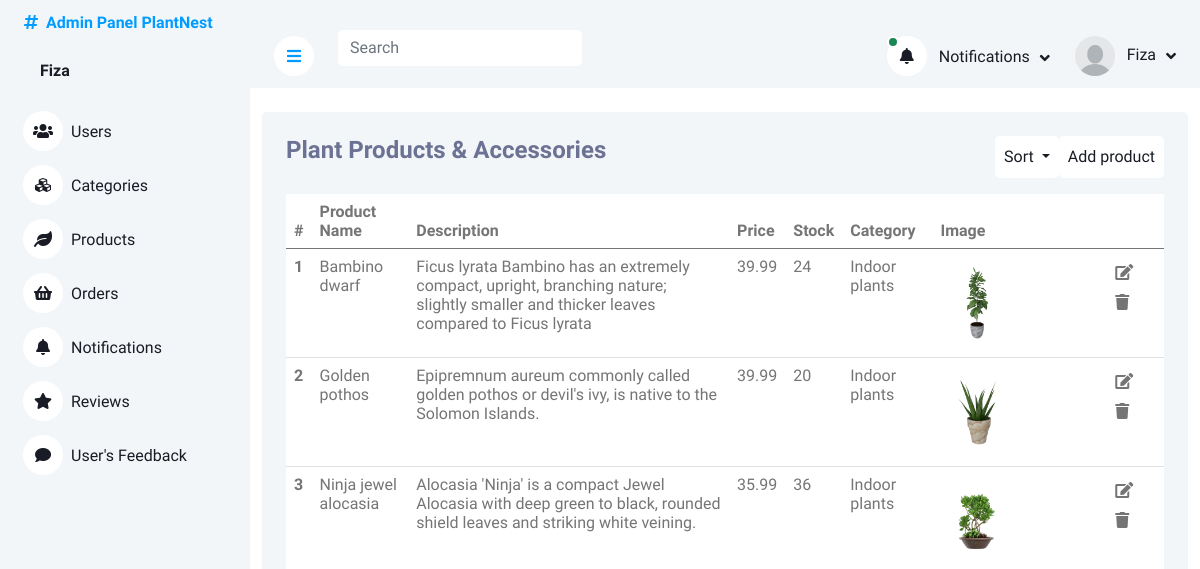
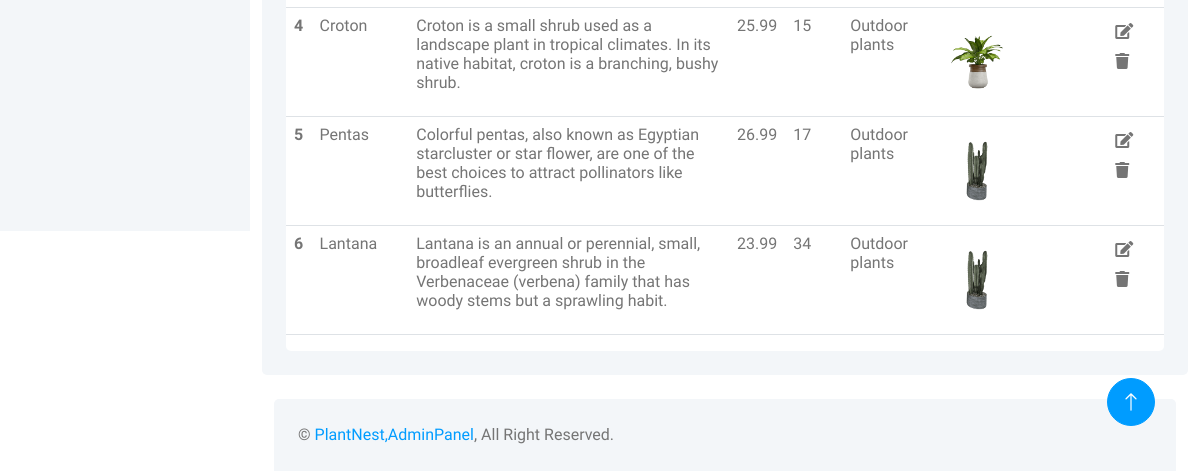
The page /adminPanel/products.php (signed in) on the database as committed earlier (2 pictures, top to bottom).
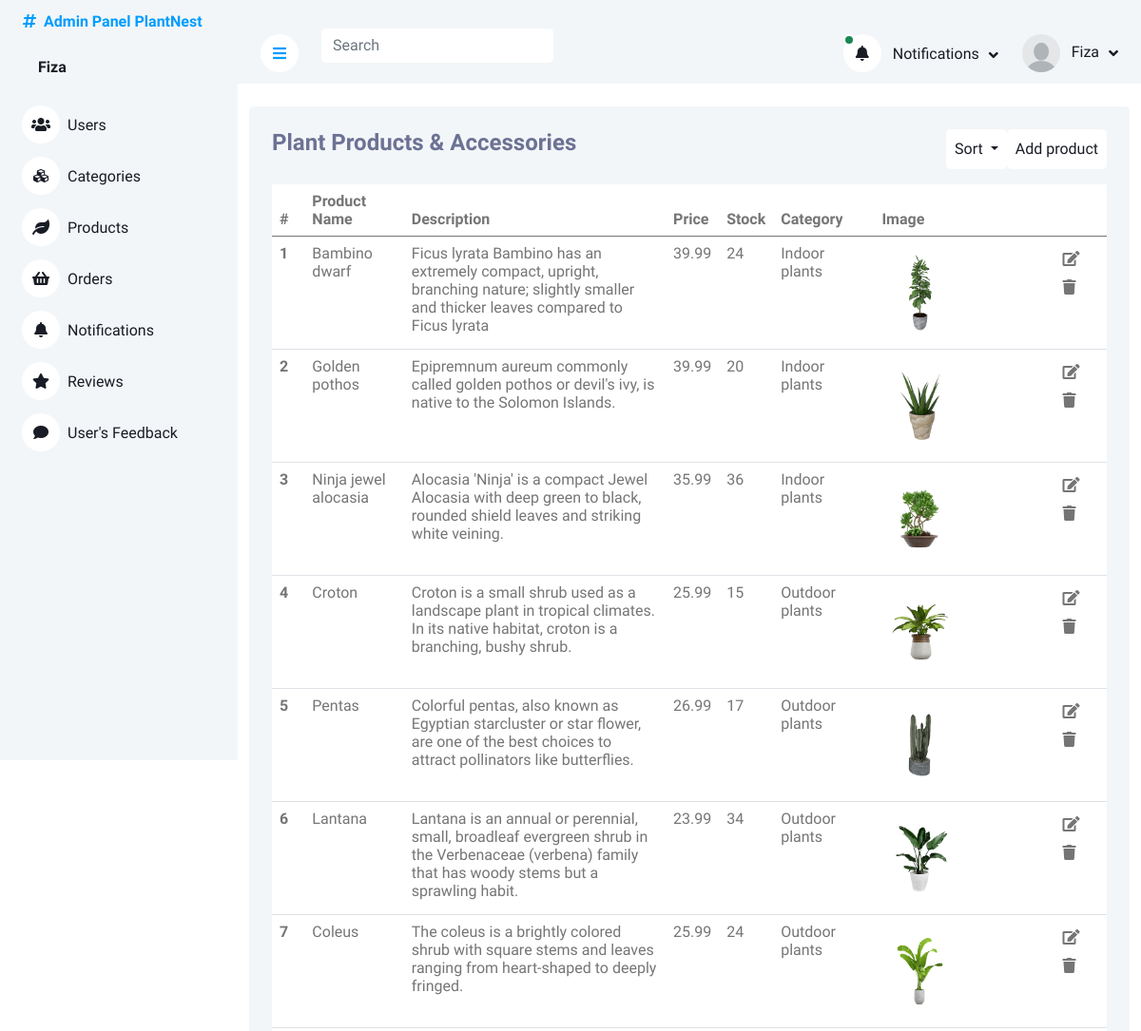
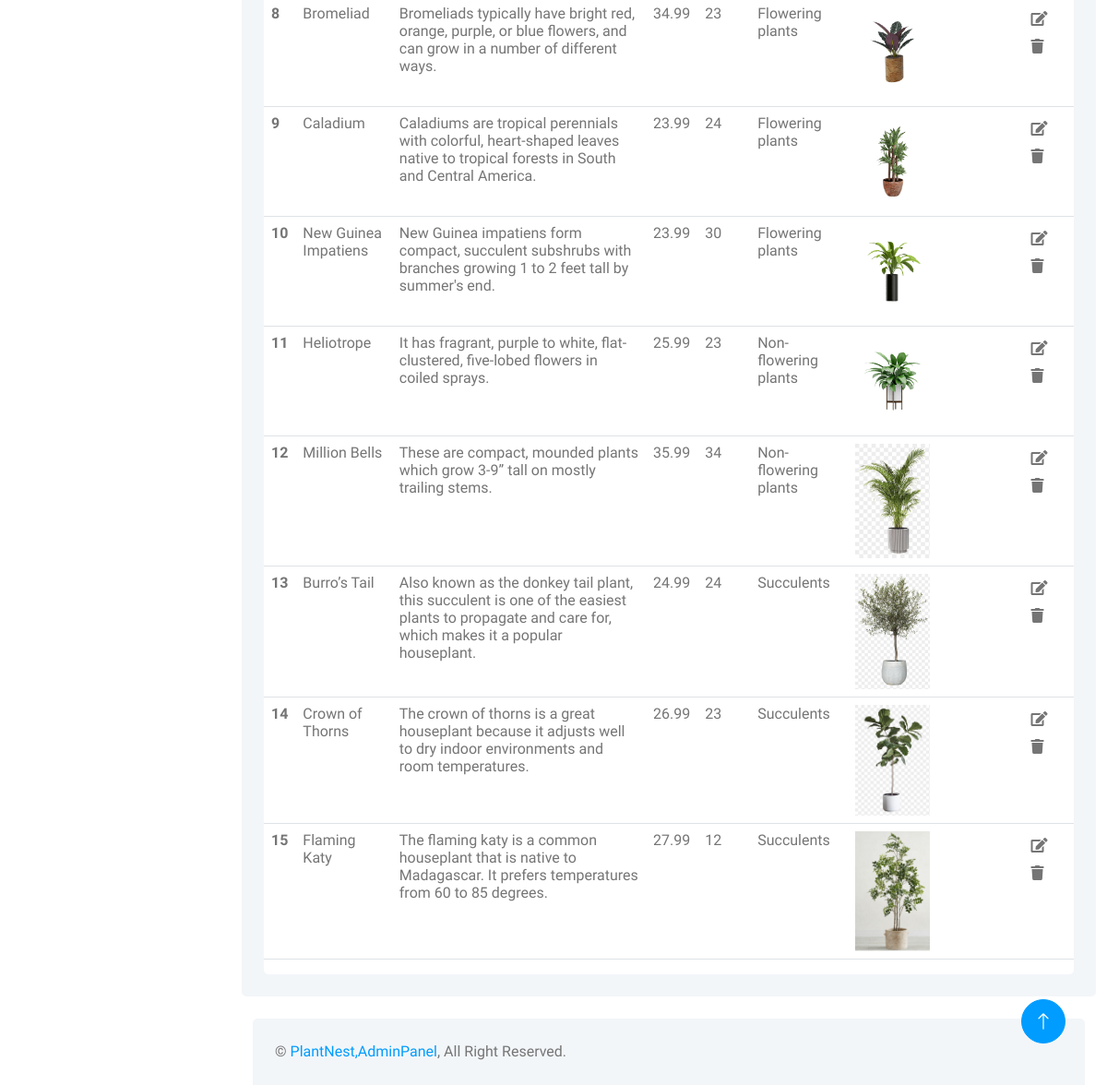
The same page on the database as committed later (2 pictures, top to bottom).
### tables this page shows
CREATE TABLE `products` (
  `productID` int(11) NOT NULL,
  `productName` varchar(225) DEFAULT NULL,
  `productDescription` varchar(225) DEFAULT NULL,
  `productPrice` varchar(225) DEFAULT NULL,
  `productImage` varchar(225) DEFAULT NULL,
  `productStock` varchar(255) NOT NULL,
  `categoryID` int(11) DEFAULT NULL
);

CREATE TABLE `categories` (
  `categoryID` int(11) NOT NULL,
  `categoryName` varchar(225) DEFAULT NULL,
  `categoryImage` varchar(225) DEFAULT NULL
);

### adminPanel/products.php (the view, shortened to what this page needs)
<?php
include_once('header_admin.php');
?>
<div class="container pt-4">
    <div class="bg-light rounded p-4">
        <div class="row">
            <div class="col-12">
                <div class="bg-white rounded h-100 ">
                    <div class="d-flex bg-light justify-content-between">
                        <h4>Plant Products & Accessories</h4>
                        <div class="d-flex">
                                  <div class="dropdown d-flex align-self-center ">
                                    <form method="post">
                                    <button class="btn bg-white text-dark dropdown-toggle p-2" type="button"
                                        id="dropdownMenuButton1"  data-bs-toggle="dropdown" aria-expanded="false">
                                        Sort
                                    </button>
                                </form>
                                </div>
                                 <div>
                                    <button type="button" class="btn text-dark  bg-white  insert p-2" data-bs-toggle="modal"
                                data-bs-target="#insert-product-modal">Add product
                            </button>
                            </div>
                        </div>
                    </div>
                    <div class="table-responsive bg- ">
                        <table class="table">
                            <thead>
                                <tr>
                                    <th scope="col">#</th>
                                    <th scope="col">Product Name</th>
                                    <th scope="col">Description</th>
                                    <th scope="col">Price </th>
                                    <th scope="col">Stock </th>
                                    <th scope="col">Category </th>
                                    <th scope="col">Image </th>
                                    <th scope="col"> </th>
                                </tr>
                            </thead>
                            <tbody>
                                <?php
     if(isset($_POST['sort-product-by-name'])){
        $query = $pdo->query("SELECT * FROM products INNER JOIN categories ON products.categoryID = categories.categoryID ORDER BY products.productName ");
        $result = $query->fetchAll(PDO::FETCH_ASSOC);
     }else if(isset($_POST['sort-product-by-price'])){
        $query = $pdo->query("SELECT * FROM products INNER JOIN categories ON products.categoryID = categories.categoryID ORDER BY products.productPrice ");
        $result = $query->fetchAll(PDO::FETCH_ASSOC);
     }else if(isset($_POST['sort-product-by-category'])){
        $query = $pdo->query("SELECT * FROM products INNER JOIN categories ON products.categoryID = categories.categoryID ORDER BY categories.categoryName ");
        $result = $query->fetchAll(PDO::FETCH_ASSOC);
     }else{
                                $query = $pdo->query("SELECT * FROM `products` INNER JOIN categories ON products.categoryID = categories.categoryID");
                                $result = $query->fetchAll(PDO::FETCH_ASSOC);
     }
                                foreach ($result as $row) {
                                ?>
                                <tr class="tr-row">
                                    <th scope="row">
                                        <?php echo $row['productID'] ?>
                                    </th>
                                    <td>
                                        <?php echo $row['productName'] ?>
                                    </td>
                                    <td>
                                        <?php echo $row['productDescription'] ?>
                                    </td>
                                    <td>
                                        <?php echo $row['productPrice'] ?>
                                    </td>
                                    <td>
                                        <?php echo $row['productStock'] ?>
                                    </td>
                                    <td>
                                        <?php echo $row['categoryName'] ?>
                                    </td>
                                    <td>
                                        <img src="images/products/<?php echo $row['productImage'] ?>" width="50%" alt="">
                                    </td>
                                    <td class="">
                                        <button class="btn btn-white edit-btn " data-bs-toggle="modal"
                                            data-bs-target="#update-product-modal<?php echo $row['productID']  ?>">
                                            <i class="fa fa-edit"></i>
                                        </button>
                                        <button class="btn btn-white" data-bs-toggle="modal"
                                            data-bs-target="#delete-product-modal<?php echo $row['productID']  ?>">
                                            <i class="fa fa-trash"></i>
                                        </button>
                                    </td>
                                </tr>
                                <?php
                                };
                                ?>
                            </tbody>
                        </table>
                    </div>
                </div>
            </div>
        </div>
    </div>
</div>
<?php
include('footer.php');
?>

### adminPanel/header_admin.php (shortened to what this page needs)
<?php
include("php/query.php");
?>
<!DOCTYPE html>
<html lang="en">
<head>
    <link href="https://cdnjs.cloudflare.com/ajax/libs/font-awesome/5.10.0/css/all.min.css" rel="stylesheet">
    <link href="https://cdn.jsdelivr.net/npm/bootstrap-icons@1.4.1/font/bootstrap-icons.css" rel="stylesheet">
    <link href="lib/owlcarousel/assets/owl.carousel.min.css" rel="stylesheet">
    <link href="lib/tempusdominus/css/tempusdominus-bootstrap-4.min.css" rel="stylesheet" />
    <link href="css/bootstrap.min.css" rel="stylesheet">
    <link href="css/style.css" rel="stylesheet">
</head>
<body>
    <div class="container-xxl position-relative bg-white d-flex p-0">
        <div class="sidebar pe-4 pb-3">
            <nav class="navbar bg-light navbar-light">
                <a href="index.html" class="navbar-brand mx-4 mb-3">
                    <div>
                    <h6 class="text-primary"><i class="fa fa-hashtag me-2"></i>Admin Panel PlantNest</h6>
                    </div>
                </a>
                <div class="d-flex align-items-center ms-4 mb-4">
                    <div class="ms-3">
                    <?php
                                 if(isset($_SESSION['Admin'])){
                                    $admin = $_SESSION['Admin'];
                                 foreach($admin as $value){
                                    $U_ID =   $value['adminID'];
                                  $query = $pdo->prepare("SELECT * FROM admins WHERE adminID = :iD ");
                                  $query->bindParam(':iD',  $U_ID);
                                  $query->execute();
                                  $result = $query->fetch(PDO::FETCH_ASSOC);
                        ?>
                         <h6 class="mb-0">
                             <span><?php echo ucfirst($result['adminName'])?></span>
                            </h6>
</span>    <?php
                      };
                    }
                        ?>
                    </div>
                </div>
                <div class="navbar-nav w-100">
                    <a href="index.php" class="nav-item nav-link "><i class="fa fa-users me-2"></i>Users</a>
                    <a href="category.php" class="nav-item nav-link"><i class="fa fa-cubes me-2"></i>Categories</a>
                    <a href="products.php" class="nav-item nav-link"><i class="fa fa-leaf me-2"></i>Products</a>
                    <a href="orders.php" class="nav-item nav-link"><i class="fa fa-shopping-basket me-2"></i>Orders</a>
                    <a href="notifications.php" class="nav-item nav-link"><i class="fa fa-bell me-2"></i>Notifications</a>
                    <a href="reviews.php" class="nav-item nav-link"><i class="fa fa-star me-2"></i>Reviews</a>
                    <a href="reviews.php" class="nav-item nav-link"><i class="fa fa-comment me-2"></i>User's Feedback</a>
                </div>
            </nav>
        </div>
        <div class="content">
            <nav class="navbar navbar-expand bg-light navbar-light sticky-top px-4 py-0">
                <a href="#" class="sidebar-toggler flex-shrink-0">
                    <i class="fa fa-bars"></i>
                </a>
                <form class=" d-none d-md-flex ms-4">
                    <input id="taskFilter" name="search-query" class="taskFilter form-control border-0" type="search"
                        placeholder="Search">
                </form>
                <div class="navbar-nav align-items-center ms-auto">
                    <div class="nav-item dropdown">
                        <?php
                            $query = $pdo->query("SELECT * from orders where orderStatus	 = 'pending'  LIMIT 2");
                        $result = $query->fetchAll(PDO::FETCH_ASSOC);
                        if (empty($result)) {
                            ?>
                            <a href="#" class="nav-link dropdown-toggle " data-bs-toggle="dropdown">
                                <i class="fa fa-bell me-lg-2">
                                </i>
                                <span class="d-none d-lg-inline-flex">Notifications</span>
                            </a>
                            <?php
                        } else {
                            ?>
                            <a href="#" class="nav-link dropdown-toggle " data-bs-toggle="dropdown">
                                <i class="fa fa-bell me-lg-2 position-relative">
                                    <div
                                        class="bg-success rounded-circle border border-2 border-white position-absolute top-0 start-0 p-1">
                                    </div>
                                </i>
                                <span class="d-none d-lg-inline-flex">Notifications</span>
                            </a>
                            <?php
                        } ?>
                    </div>
                    <div class="nav-item dropdown">
                        <a href="#" class="nav-link dropdown-toggle" data-bs-toggle="dropdown">
                        <?php
                                 if(isset($_SESSION['Admin'])){
                                    $admin = $_SESSION['Admin'];
                                 foreach($admin as $value){
                                    $U_ID =   $value['adminID'];
                                  $query = $pdo->prepare("SELECT * FROM admins WHERE adminID = :iD ");
                                  $query->bindParam(':iD',  $U_ID);
                                  $query->execute();
                                  $result = $query->fetch(PDO::FETCH_ASSOC);
                              if($result['adminImage']){
                        ?>
                        <img class="rounded-circle me-lg-2" src="img/<?php echo $result['adminImage'] ?>" alt="" style="width: 40px; height: 40px;">
                            <?php
                              }else if(empty($result['adminImage'])){
                                ?>
                        <img class="rounded-circle me-lg-2" src="img/user.jpg" alt="" style="width: 40px; height: 40px;">
                                <?php
                              }
                            ?>
                                <span class="d-none d-lg-inline-flex">
                                    <?php echo ucfirst($result['adminName']) ?>
                                </span>
                                <?php
                            }
                        }
                            ?>
                        </a>
                    </div>
                </div>
            </nav>

### adminPanel/footer.php (shortened to what this page needs)
            <div class="container-fluid pt-4 px-4">
                <div class="bg-light rounded-top p-4">
                    <div class="row">
                        <div class="col-12 col-sm-6 text-center text-sm-start">
                            &copy; <a href="#">PlantNest,AdminPanel</a>, All Right Reserved.
                        </div>
                    </div>
                </div>
            </div>
        </div>
        <a href="#" class="btn btn-lg btn-primary btn-lg-square back-to-top"><i class="bi bi-arrow-up"></i></a>
    </div>
</body>
</html>

### adminPanel/css/style.css (style rules this page uses)
:root { --primary: #009CFF; --light: #F3F6F9; --dark: #191C24; }
.back-to-top { position: fixed; display: none; right: 45px; bottom: 45px; z-index: 99; }
.btn { transition: .5s; }
.btn.btn-primary { color: #FFFFFF; }
.btn-lg-square { width: 48px; height: 48px; }
.btn-square, .btn-sm-square, .btn-lg-square { padding: 0; display: inline-flex; align-items: center; justify-content: center; font-weight: normal; border-radius: 50px; }
.sidebar { position: fixed; top: 0; left: 0; bottom: 0; width: 250px; height: 100vh; overflow-y: auto; background: var(--light); transition: 0.5s; z-index: 999; }
.content { margin-left: 250px; min-height: 100vh; background: #FFFFFF; transition: 0.5s; }
@media (min-width: 992px) { .sidebar { margin-left: 0; } }
@media (min-width: 992px) { .content { width: calc(100% - 250px); } }
.sidebar .navbar .navbar-nav .nav-link { padding: 7px 20px; color: var(--dark); font-weight: 500; border-left: 3px solid var(--light); border-radius: 0 30px 30px 0; outline: none; }
.sidebar .navbar .navbar-nav .nav-link i { width: 40px; height: 40px; display: inline-flex; align-items: center; justify-content: center; background: #FFFFFF; border-radius: 40px; }
.content .navbar .navbar-nav .nav-link { margin-left: 25px; padding: 12px 0; color: var(--dark); outline: none; }
.content .navbar .sidebar-toggler, .content .navbar .navbar-nav .nav-link i { width: 40px; height: 40px; display: inline-flex; align-items: center; justify-content: center; background: #FFFFFF; border-radius: 40px; }
.content .navbar .dropdown-toggle::after { margin-left: 6px; vertical-align: middle; border: none; content: "\f107"; font-family: "Font Awesome 5 Free"; font-weight: 900; transition: .5s; }

### adminPanel/header_admin.php (style rules this page uses)
h4 { color: #6C7293; }

Rows that differ between the two databases and show on the page:
changed products "Lantana": productImage: a different picture
added products: productID "7", productName "Coleus", productDescription "The coleus is a brightly colored shrub with square stems and leaves ranging from heart-shaped to deeply fringed.", productPrice "25.99", productStock "24", categoryID.categoryName "Outdoor plants", productImage (picture)
added products: productID "8", productName "Bromeliad", productDescription "Bromeliads typically have bright red, orange, purple, or blue flowers, and can grow in a number of different ways.", productPrice "34.99", productStock "23", categoryID.categoryName "Flowering plants", productImage (picture)
added products: productID "9", productName "Caladium", productDescription "Caladiums are tropical perennials with colorful, heart-shaped leaves native to tropical forests in South and Central America.", productPrice "23.99", productStock "24", categoryID.categoryName "Flowering plants", productImage (picture)
added products: productID "10", productName "New Guinea Impatiens", productDescription "New Guinea impatiens form compact, succulent subshrubs with branches growing 1 to 2 feet tall by summer's end.", productPrice "23.99", productStock "30", categoryID.categoryName "Flowering plants", productImage (picture)
added products: productID "11", productName "Heliotrope", productDescription "It has fragrant, purple to white, flat-clustered, five-lobed flowers in coiled sprays.", productPrice "25.99", productStock "23", categoryID.categoryName "Non-flowering plants", productImage (picture)
added products: productID "12", productName "Million Bells", productDescription "These are compact, mounded plants which grow 3-9” tall on mostly trailing stems.", productPrice "35.99", productStock "34", categoryID.categoryName "Non-flowering plants", productImage (picture)
added products: productID "13", productName "Burro’s Tail", productDescription "Also known as the donkey tail plant, this succulent is one of the easiest plants to propagate and care for, which makes it a popular houseplant.", productPrice "24.99", productStock "24", categoryID.categoryName "Succulents", productImage (picture)
added products: productID "14", productName "Crown of Thorns", productDescription "The crown of thorns is a great houseplant because it adjusts well to dry indoor environments and room temperatures.", productPrice "26.99", productStock "23", categoryID.categoryName "Succulents", productImage (picture)
added products: productID "15", productName "Flaming Katy", productDescription "The flaming katy is a common houseplant that is native to Madagascar. It prefers temperatures from 60 to 85 degrees.", productPrice "27.99", productStock "12", categoryID.categoryName "Succulents", productImage (picture)
